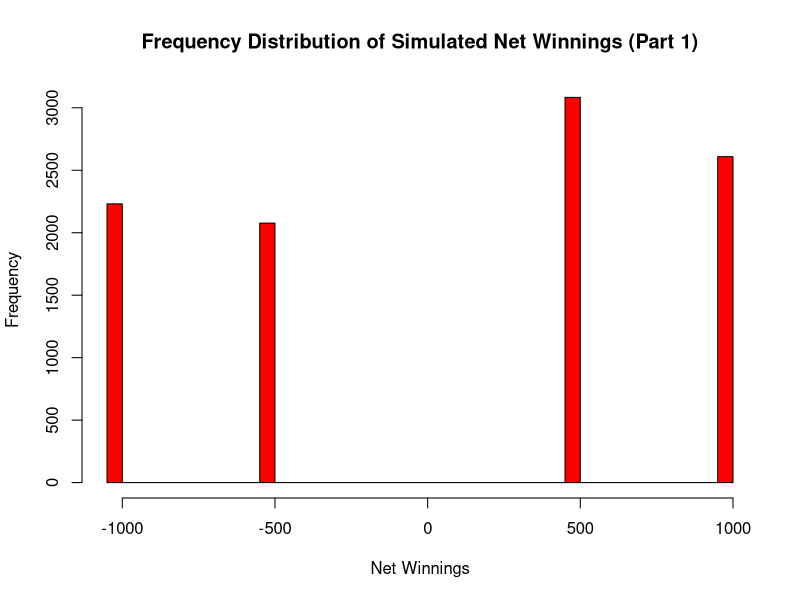
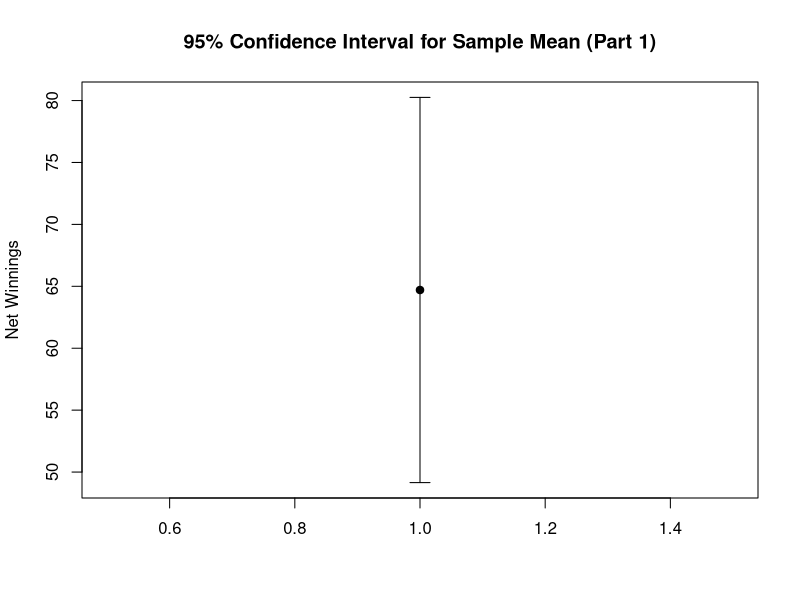
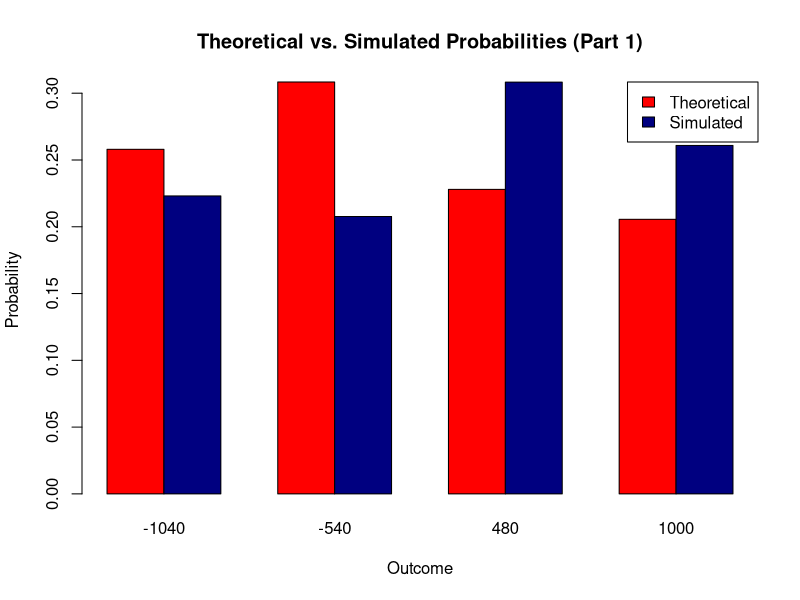

Generate these figures, in order, with R:
###############
### Part 1  ###
# BOS NY BOS ##
###############

# Probabilities
p_win_home <- 0.6  # Red Sox win at home
p_win_away <- 0.43 # Red Sox win at Yankees' home (1 - 0.57)

# Probability of winning in 2 games
p_win_2 <- p_win_home * p_win_away
p_win_2

# Probability of winning in 3 games
p_win_3 <- (p_win_home * (1 - p_win_away) * p_win_home) + 
  ((1 - p_win_home) * p_win_away * p_win_home)
p_win_3

# Total probability of Red Sox winning the series
p_total <- p_win_2 + p_win_3
p_total

# Step 2: Construct the theoretical probability distribution for net winnings (X).
# Net winnings for each outcome
winnings_win_2 <- 1000
winnings_win_3 <- 480
winnings_lose_2 <- -1040
winnings_lose_3 <- -540

# Probabilities for each outcome
p_win_2
p_win_3

p_lose_2 <- (1 - p_win_home) * (1 - p_win_away)
p_lose_2

p_lose_3 <- (p_win_home * (1 - p_win_away) * (1 - p_win_home)) + 
  ((1 - p_win_home) * p_win_away * (1 - p_win_home))
p_lose_3

# Expected value (mean) of X
expected_value <- (winnings_win_2 * p_win_2) + 
  (winnings_win_3 * p_win_3) + 
  (winnings_lose_2 * p_lose_2) + 
  (winnings_lose_3 * p_lose_3)

# Variance and standard deviation of X
variance <- ((winnings_win_2 - expected_value)^2 * p_win_2) + 
  ((winnings_win_3 - expected_value)^2 * p_win_3) + 
  ((winnings_lose_2 - expected_value)^2 * p_lose_2) + 
  ((winnings_lose_3 - expected_value)^2 * p_lose_3)
std_dev <- sqrt(variance)

expected_value
std_dev

# Step 3: Simulate 10,000 series and compute a 95% confidence interval.
set.seed(123) # For reproducibility
n_simulations <- 10000

# Function to simulate a series
simulate_series <- function() {
  games <- c("Boston", "New York", "Boston")
  red_sox_wins <- 0
  yankees_wins <- 0
  net_winnings <- 0
  
  for (game in games) {
    if (game == "Boston") {
      red_sox_win <- runif(1) < p_win_home
    } else {
      red_sox_win <- runif(1) < p_win_away
    }
    
    if (red_sox_win) {
      red_sox_wins <- red_sox_wins + 1
      net_winnings <- net_winnings + 500
    } else {
      yankees_wins <- yankees_wins + 1
      net_winnings <- net_winnings - 520
    }
    
    if (red_sox_wins == 2 || yankees_wins == 2) {
      break
    }
  }
  
  return(net_winnings)
}

# Simulate 10,000 series
simulated_winnings <- replicate(n_simulations, simulate_series())

# Sample mean and 95% confidence interval
sample_mean <- mean(simulated_winnings)
sample_std_dev <- sd(simulated_winnings)
confidence_interval <- sample_mean + c(-1, 1) * 1.96 * 
  (sample_std_dev / sqrt(n_simulations))

sample_mean
confidence_interval

# Step 4: Frequency distribution and Chi-squared test.
# Frequency distribution of simulated winnings
freq_dist <- table(simulated_winnings)

# Theoretical probabilities
theoretical_probs <- c(p_win_2, p_win_3, p_lose_2, p_lose_3)

# Chi-squared test
chi_squared_test <- chisq.test(freq_dist, p = theoretical_probs)
chi_squared_test

# Visualization 1: Histogram of Simulated Winnings
hist(simulated_winnings, breaks=30, 
     main="Frequency Distribution of Simulated Net Winnings (Part 1)", 
     xlab="Net Winnings", ylab="Frequency", col="red")

# Visualization 2: Confidence Interval Plot
plot(1, sample_mean, xlim=c(0.5, 1.5), 
     ylim=c(confidence_interval[1], confidence_interval[2]), 
     pch=19, xlab="", ylab="Net Winnings", 
     main="95% Confidence Interval for Sample Mean (Part 1)")
arrows(1, confidence_interval[1], 1, confidence_interval[2], 
       length=0.1, angle=90, code=3)

# Visualization 3: Theoretical vs. Simulated Probabilities
theoretical_probs <- c(p_win_2, p_win_3, p_lose_2, p_lose_3)
simulated_probs <- table(simulated_winnings) / n_simulations

barplot(rbind(theoretical_probs, simulated_probs), beside=TRUE, 
        col=c("red", "navy"), 
        main="Theoretical vs. Simulated Probabilities (Part 1)", 
        xlab="Outcome", ylab="Probability", 
        legend.text=c("Theoretical", "Simulated"), args.legend=list(x="topright"))
